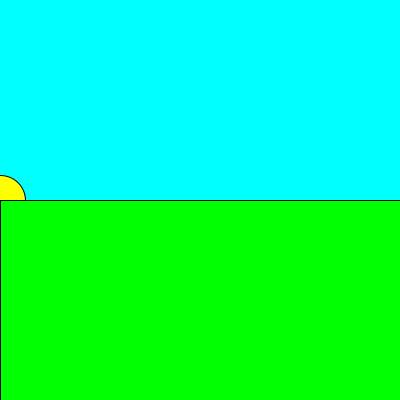
Frame 1 (no input)
Frame 60 (the mouse pressed at the canvas centre just before this capture): identical to frame 1, image omitted
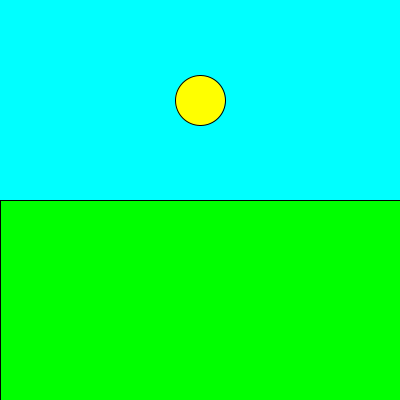
Frame 120 (the mouse held since frame 60 and released just before this capture)

The Processing sketch that drew these frames (run headless with seeded random() and noise(); from frame 60 on, the mouse is pressed at the canvas centre):

// Processing sketch: bug03
// ── bug03.pde
// The sun should rise with the mouseX position
//     left corner should be low on the horizon
//     right corner should be all the way up.
// excellent would be if the sun folows a half circle


void setup(){
  size(400,400);
}
void draw(){
  float sunX = mouseX;
  float sunH = mouseX/(float)width;
  float sunY = 200-200*sunH;
  background(0, 255,255);
  fill(255,255,0);
  ellipse(sunX,sunY+sunH,50,50);
  fill( 0, 255, 0 );
  rect( 0, 200, width, 200 );
}
